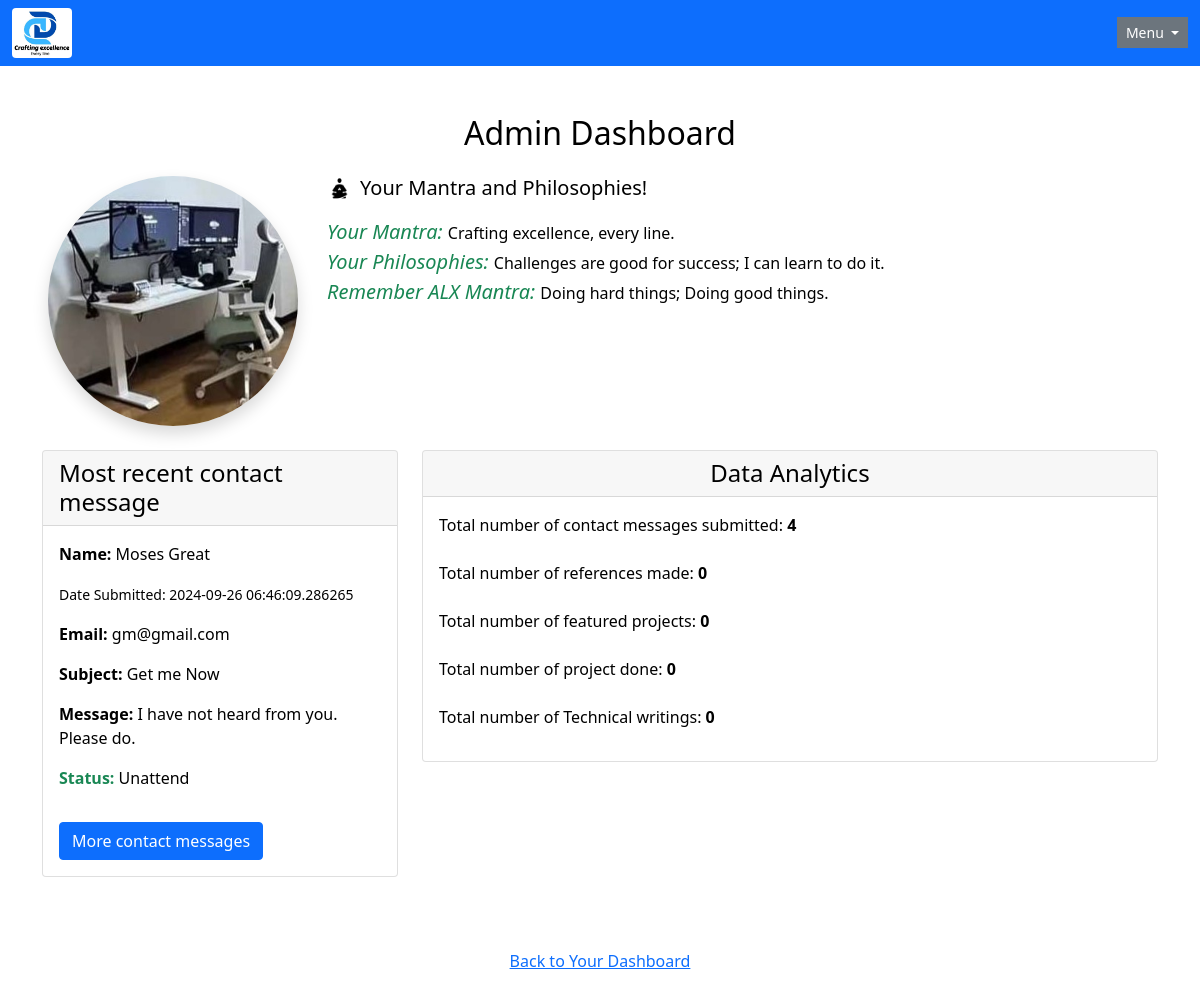
Page /admindashboard (signed in) on the committed database.
### app/models/contact.py (models this page shows, shortened)
class ContactMessage(db.Model):
    __tablename__ = 'contactMessage'
    message_id: Mapped[str] = mapped_column(
            String(length=36), primary_key=True, default=str(uuid4())
    )
    date_submitted: Mapped[datetime] = mapped_column(
        DateTime, default=datetime.utcnow
    )
    name: Mapped[str] = mapped_column(
        String(length=100), unique=False
    )
    email: Mapped[str] = mapped_column(
        String(length=120), unique=False
    )
    subject: Mapped[str] = mapped_column(
        String(length=120), unique=False
    )
    message: Mapped[str] = mapped_column(Text)
    status: Mapped[str] = mapped_column(
        String(length=30), unique=False, default="Unattend"
    )

### app/routes/admindashboard.py (the view)
@admindashboard_bp.route("/admindashboard", methods=['GET'], strict_slashes=False)
@jwt_required()
def admindashboard_page():
    admin_id = get_jwt_identity() # Fetch and display data using the admin_id
    admin = Admin.query.filter_by(id=admin_id).first()
    if not admin:
        flash('You are not an admin', 'warning')
        return redirect(url_for('main.home.home_page'))
    contact_messages = ContactMessage.query.all()
    featured_projects = FeaturedProject.query.all()
    projects_done = ProjectDone.query.all()
    writings = Writing.query.all()
    references = Reference.query.all()
    return render_template(
        'admindashboard.html', contact_messages=contact_messages, references=references, featured_projects=featured_projects, projects_done=projects_done, writings=writings
    )

### app/routes/afterRequest.py (called while the page is built)
def refresh_expiring_jwts(response):
    try:
        exp_timestamp = get_jwt()["exp"]
        now = datetime.now(timezone.utc)
        target_timestamp = datetime.timestamp(now + timedelta(minutes=30))
        if target_timestamp > exp_timestamp:
            access_token = create_access_token(identity=get_jwt_identity())
            set_access_cookies(response, access_token)
        return response
    except (RuntimeError, KeyError):
        return response

### app/templates/admindashboard.html (shortened to what this page needs)
{% extends "admin-base.html" %}
{% block content %}
   <div class="container my-5">
        <h1 class="h2 text-center mb-4">Admin Dashboard</h1>
      <div class="row mb-4">
        <div class="col-md-3 text-center">
          <img src="{{ url_for('static', filename='images/studio_2.jpg') }}", class="rounded-circle img-fluid border-dark shadow", style="width: 250px; height: 250px;">
        </div>
        <div class="col-md-9">
          <h5 class="d-flex align-items-center mb-3">
              <img src="{{ url_for('static', filename="images/mantra.png") }}" alt="mantra icon" class="img-fluid rounded me-2" style="width: 25px; height: 25px;">
              Your Mantra and Philosophies!
          </h5>
          <ul class="list-unstyled">
             <li><i class="bi bi-check-circle text-success lead">Your Mantra: </i>Crafting excellence, every line.</li>
             <li><i class="bi bi-check-circle text-success lead">Your Philosophies: </i>Challenges are good for success; I can learn to do it.</li>
             <li><i class="bi bi-check-circle text-success lead">Remember ALX Mantra: </i>Doing hard things; Doing good things.</li>
          </ul>
        </div>
      </div>
      <div class="row">
        <div class="col-md-4 mb-4">
          <div class="card">
            <div class="card-header">
             <h4 class="mb-0">Most recent contact message</h4>
            </div>
            <div class="card-body">
            {% if contact_messages %}
             {% for most_recent_message in contact_messages[-1:]%}
               <div>
                       <p><strong>Name:</strong> {{ most_recent_message.name }}</p>
                       <p><small>Date Submitted: {{ most_recent_message.date_submitted }}</small></p>
                       <p><strong>Email:</strong> {{ most_recent_message.email }}</p>
                       <p><strong>Subject:</strong> {{ most_recent_message.subject }}</p>
                       <p><strong>Message:</strong> {{ most_recent_message.message }}</p>
                       <p><strong class="text-success">Status:</strong> {{ most_recent_message.status }}</p>
               </div>
               <a href="{{ url_for('main.contacts.view_contact_messages') }}" class="btn btn-primary mt-3">More contact messages</a>
             {% endfor %}
            {% else %}
              <div>
                 <p class="text-center">No Contact Message</p>
              </div>
            {% endif %}
            </div>
          </div>
        </div>
        <div class="col-md-8">
           <div class="card">
              <div class="card-header">
                  <h4 class="mb-0 text-center">Data Analytics</h4>
              </div>
              <div>
               <p class="card-body">
                 Total number of contact messages submitted: <strong>{{ contact_messages | length }}</strong>
                 <br>
                 <br>
                 Total number of references made:  <strong>{{ references | length }}</strong>
                 <br>
                 <br>
                 Total number of featured projects:  <strong>{{ featured_projects | length }}</strong>
                 <br>
                 <br>
                 Total number of project done:  <strong>{{ projects_done | length }}</strong>
                 <br>
                 <br>
                 Total number of Technical writings:  <strong>{{ writings | length }}</strong>
               </p>
              </div>
           </div>
        </div>
      </div>
   </div>
{% endblock %}

### app/templates/admin-base.html (style rules this page uses)
body { background-color: white; color: black; }

### rows in the picture
ContactMessage: name "Moses Great", date_submitted "2024-09-26 06:46:09.286265", email "gm@gmail.com", subject "Get me Now", message "I have not heard from you. Please do.", status "Unattend"

### other values in the picture
{{ contact_messages | length }} "4"
{{ references | length }} "0"
{{ featured_projects | length }} "0"
{{ projects_done | length }} "0"
{{ writings | length }} "0"
